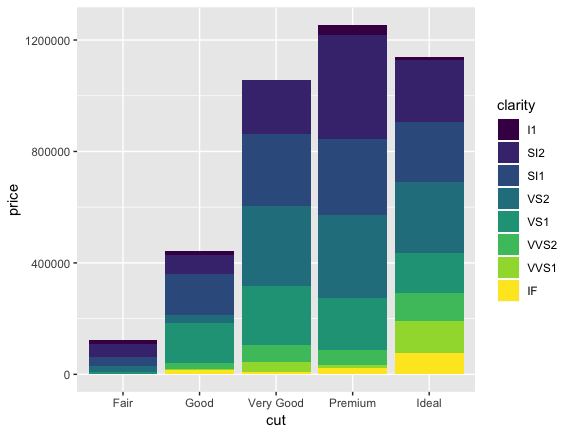

Write the R code that produced this figure.
library(dplyr)
library(ggplot2)
View(diamonds)
colnames(diamonds)
dim(diamonds)
str(diamonds)
diamond_sample <- sample_n(diamonds,1000)

ggplot(data=diamond_sample, mapping = aes(x=carat, y= price)) + geom_point()

ggplot(data=diamond_sample,mapping = aes(x=carat, y= price, color=clarity)) + geom_point()
ggplot(data = diamonds, mapping = aes(x=carat, y=price, color=clarity)) + geom_point()

ggplot(data = diamond_sample,mapping = aes(x=carat, y= price)) + geom_point(color = "blue")

ggplot(data = diamond_sample, mapping = aes(x= carat, y = price, shape = cut)) + geom_point()

ggplot(data = diamond_sample, mapping = aes(x = cut, y = carat, size = price)) + geom_point()

ggplot(data = diamond_sample, mapping = aes(x = cut, y = carat, size = price, color = price)) + geom_point()

ggplot(data = diamond_sample, mapping = aes(x = carat, y = price, color= cut)) + geom_line()

ggplot(data = diamonds, mapping = aes(x = carat, y = price, color = cut)) + geom_smooth()

ggplot(data = diamond_sample, mapping = aes(x = cut, y = price)) + geom_col()

ggplot(data = diamond_sample, mapping = aes(x = cut, y = price, fill = clarity)) + geom_col()

ggplot(data = diamond_sample, mapping = aes(x = carat, y = price, color= cut) ) + geom_point(alpha = 0.3) + geom_smooth(se = FALSE) 

ggplot(data = diamond_sample) +
  geom_point(mapping = aes(x = carat, y = price, color = cut), alpha = 0.3) +
  geom_smooth(mapping = aes(x = carat, y = price, color = cut), se = FALSE)

# Bonus
?sqrt
?stderr()
?stderr()
clarity_summary <- diamonds %>% 
  group_by(clarity) %>% 
  summarize(mean_price = mean(price), sd = sd(price), se = sd/sqrt(length(price))) 
  
clarity_summary
ggplot(data = clarity_summary) + geom_col(mapping = aes(x=clarity, y=mean_price, fill = se))

ggplot(data = clarity_summary, mapping = aes(x=clarity, y=mean_price )) + 
  geom_bar(mapping = aes(fill = clarity), stat = "identity") +
  geom_errorbar(mapping = aes(ymin = (mean_price - se), ymax =(mean_price + se)))
